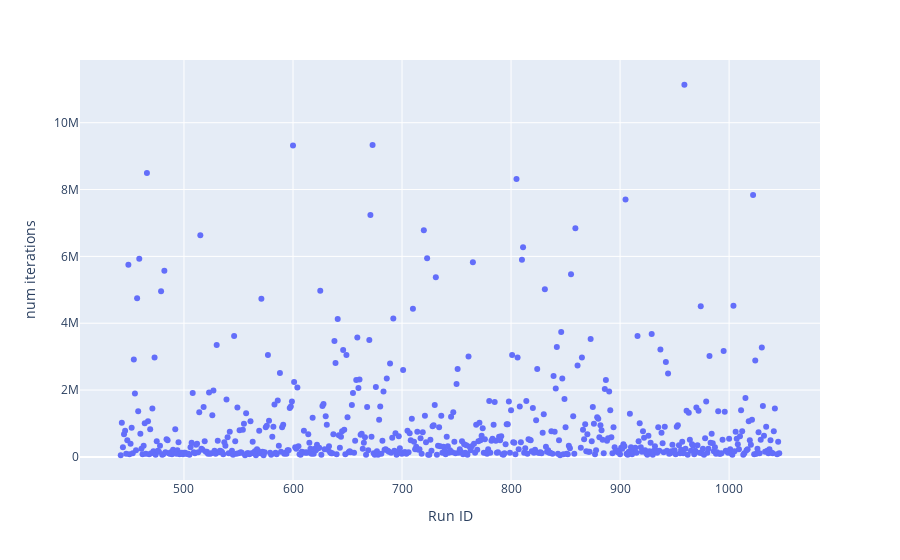

This figure's notebook cell:
### Code cell
import pandas as pd
import plotly.express as px

df = pd.read_excel('M0.4D0.0001E0.9A0.8_100x100_first_cluster.xlsx')

print(df.to_string())

fig = px.scatter(df, x='Run ID', y='num iterations')
fig.show()

### Figure 1 — Plotly figure (JSON) as saved in the notebook; plotly's stock layout.template omitted (floating-point values rounded to 4 significant figures; data arrays with more than 128 entries replaced by an {"elided": "..."} marker saying what was removed)
{"data": [{"hovertemplate": "Run ID=%{x}<br>num iterations=%{y}<extra></extra>", "legendgroup": "", "marker": {"color": "#636efa", "symbol": "circle"}, "mode": "markers", "name": "", "orientation": "v", "showlegend": false, "type": "scatter", "x": {"elided": "600 int values"}, "xaxis": "x", "y": {"elided": "600 int values"}, "yaxis": "y"}], "layout": {"legend": {"tracegroupgap": 0}, "margin": {"t": 60}, "xaxis": {"anchor": "y", "domain": [0, 1], "title": {"text": "Run ID"}}, "yaxis": {"anchor": "x", "domain": [0, 1], "title": {"text": "num iterations"}}}}
